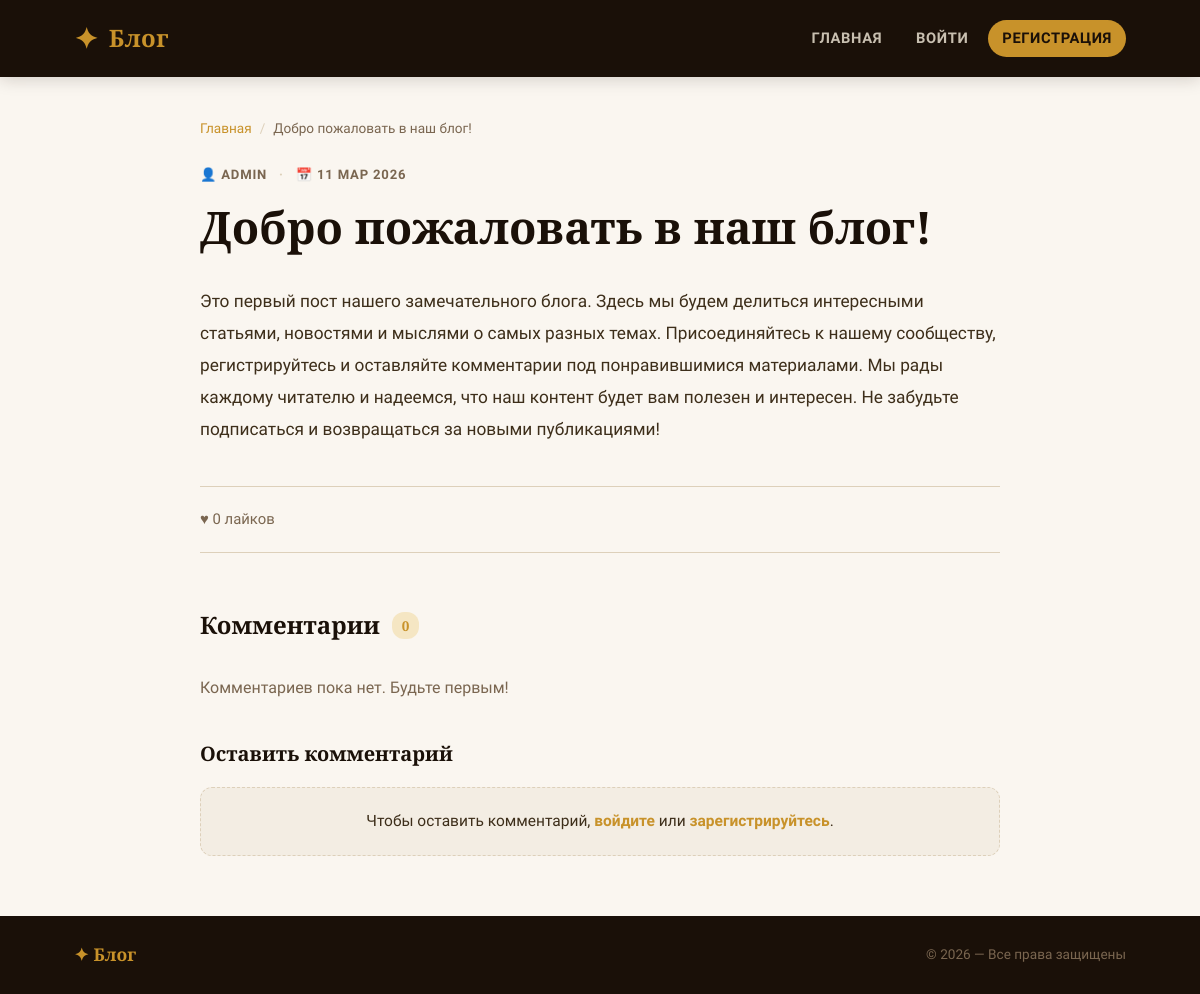
The page /post.php?id=1 on the database its author committed.
### tables this page shows
CREATE TABLE IF NOT EXISTS posts (
    id INT AUTO_INCREMENT PRIMARY KEY,
    title VARCHAR(255) NOT NULL,
    content TEXT NOT NULL,
    image VARCHAR(255) DEFAULT NULL,
    author_id INT NOT NULL,
    likes INT DEFAULT 0,
    created_at TIMESTAMP DEFAULT CURRENT_TIMESTAMP,
    updated_at TIMESTAMP DEFAULT CURRENT_TIMESTAMP ON UPDATE CURRENT_TIMESTAMP,
    FOREIGN KEY (author_id) REFERENCES users(id) ON DELETE CASCADE
);

CREATE TABLE IF NOT EXISTS users (
    id INT AUTO_INCREMENT PRIMARY KEY,
    name VARCHAR(100) NOT NULL,
    email VARCHAR(255) NOT NULL UNIQUE,
    password VARCHAR(255) NOT NULL,
    role ENUM('user', 'admin') DEFAULT 'user',
    created_at TIMESTAMP DEFAULT CURRENT_TIMESTAMP
);

### includes/functions.php (called while the page is built, shortened)
<?php
function h($str) {
    return htmlspecialchars($str, ENT_QUOTES, 'UTF-8');
}
function isLoggedIn() {
    return isset($_SESSION['user_id']);
}
function formatDate($dateStr) {
    $date = new DateTime($dateStr);
    $months = ['янв','фев','мар','апр','май','июн','июл','авг','сен','окт','ноя','дек'];
    return $date->format('d') . ' ' . $months[(int)$date->format('m') - 1] . ' ' . $date->format('Y');
}

### post.php (the view, shortened to what this page needs)
<?php
require_once 'includes/functions.php';
$id = (int)($_GET['id'] ?? 0);
$pdo = getDB();
$stmt = $pdo->prepare("
    SELECT p.*, u.name AS author_name
    FROM posts p JOIN users u ON p.author_id = u.id
    WHERE p.id = ?
");
$stmt->execute([$id]);
$post = $stmt->fetch();
$cStmt = $pdo->prepare("
    SELECT c.*, u.name AS user_name
    FROM comments c JOIN users u ON c.user_id = u.id
    WHERE c.post_id = ?
    ORDER BY c.created_at DESC
");
$cStmt->execute([$id]);
$comments = $cStmt->fetchAll();
$userLiked = false;
include 'includes/header.php';
?>
<div class="post-single">
    <div class="breadcrumb">
        <a href="index.php">Главная</a>
        <span class="breadcrumb-sep">/</span>
        <span><?= h(mb_strimwidth($post['title'], 0, 40, '…')) ?></span>
    </div>
    <article>
        <header class="post-header">
            <div class="post-meta" style="margin-bottom:14px;">
                <span>👤 <?= h($post['author_name']) ?></span>
                <span class="post-meta-dot">·</span>
                <span>📅 <?= formatDate($post['created_at']) ?></span>
            </div>
            <h1 class="post-title"><?= h($post['title']) ?></h1>
        </header>
        <div class="post-body">
            <?php
            $paragraphs = array_filter(explode("\n", $post['content']));
            foreach ($paragraphs as $para):
            ?>
            <p><?= h(trim($para)) ?></p>
            <?php endforeach; ?>
        </div>
        <div style="display:flex; align-items:center; gap:12px; padding: 20px 0; border-top:1px solid var(--border); border-bottom:1px solid var(--border); margin-bottom:40px;">
            <?php if (isLoggedIn()): ?>
            <button class="like-btn <?= $userLiked ? 'liked' : '' ?>" data-type="post" data-id="<?= $post['id'] ?>">
                <span class="heart">♥</span>
                <span class="like-count"><?= (int)$post['likes'] ?></span>
                <span><?= $userLiked ? 'Понравилось' : 'Нравится' ?></span>
            </button>
            <?php else: ?>
            <span style="color:var(--ink-light); font-size:0.93rem;">♥ <?= (int)$post['likes'] ?> лайков</span>
            <?php endif; ?>
        </div>
    </article>
    <section class="comments-section">
        <h2 class="comments-title">
            Комментарии
            <span class="comments-count"><?= count($comments) ?></span>
        </h2>
        <div id="comments-list">
            <?php if (empty($comments)): ?>
            <p id="no-comments" style="color:var(--ink-light);">Комментариев пока нет. Будьте первым!</p>
            <?php endif; ?>
        </div>
        <div class="comment-form-wrapper">
            <h3 class="comment-form-title">Оставить комментарий</h3>
            <?php if (isLoggedIn()): ?>
            <form id="comment-form">
                <input type="hidden" name="post_id" value="<?= $post['id'] ?>">
                <div class="form-group">
                    <textarea name="content" class="form-control" placeholder="Ваш комментарий…" rows="4" required maxlength="2000"></textarea>
                </div>
                <button type="submit" class="btn btn-primary">Отправить</button>
            </form>
            <?php else: ?>
            <div class="comment-login-notice">
                Чтобы оставить комментарий, <a href="login.php">войдите</a> или <a href="register.php">зарегистрируйтесь</a>.
            </div>
            <?php endif; ?>
        </div>
    </section>
</div>
<?php include 'includes/footer.php'; ?>

### assets/css/style.css (style rules this page uses)
:root { --ink: #1a1008; --ink-mid: #3d2e1a; --ink-light: #7a6650; --parchment: #faf6f0; --cream: #f3ede3; --warm-white: #fff9f3; --gold: #c8922a; --gold-light: #e8b84b; --gold-pale: #f5e6c3; --rust: #b04a2f; --sage: #5a7a5f; --border: #ddd0ba; --shadow: rgba(26,16,8,0.10); --shadow-md: rgba(26,16,8,0.18); --radius: 4px; --radius-lg: 12px; --font-display: 'Playfair Display', Georgia, serif; --font-body: 'Source Sans 3', 'Segoe UI', sans-serif; --transition: 0.22s ease; }
*, *::before, *::after { box-sizing: border-box; margin: 0; padding: 0; }
html { font-size: 16px; scroll-behavior: smooth; }
body { font-family: var(--font-body); background: var(--parchment); color: var(--ink); line-height: 1.7; min-height: 100vh; display: flex; flex-direction: column; }
a { color: var(--gold); text-decoration: none; transition: color var(--transition); }
.post-meta { display: flex; align-items: center; gap: 12px; flex-wrap: wrap; font-size: 0.82rem; color: var(--ink-light); font-weight: 600; text-transform: uppercase; letter-spacing: 0.06em; }
.post-meta-dot { color: var(--border); }
.post-single { max-width: 800px; margin: 0 auto; }
.post-header { margin-bottom: 32px; }
.post-title { font-family: var(--font-display); font-size: clamp(1.8rem, 4vw, 2.8rem); font-weight: 900; line-height: 1.2; color: var(--ink); margin-bottom: 16px; }
.post-body { font-size: 1.08rem; line-height: 1.85; color: var(--ink-mid); margin-bottom: 40px; }
.post-body p { margin-bottom: 1.2em; }
.comments-section { margin-top: 52px; }
.comments-title { font-family: var(--font-display); font-size: 1.5rem; font-weight: 700; margin-bottom: 28px; display: flex; align-items: center; gap: 12px; }
.comments-count { font-size: 0.85rem; font-weight: 600; background: var(--gold-pale); color: var(--gold); padding: 2px 10px; border-radius: 12px; }
.comment-form-wrapper { margin-top: 36px; }
.comment-form-title { font-family: var(--font-display); font-size: 1.25rem; font-weight: 700; margin-bottom: 16px; }
.comment-login-notice { background: var(--cream); border: 1px dashed var(--border); border-radius: var(--radius-lg); padding: 20px 24px; text-align: center; color: var(--ink-mid); font-size: 0.97rem; }
.comment-login-notice a { font-weight: 700; }
.breadcrumb { font-size: 0.85rem; color: var(--ink-light); margin-bottom: 24px; display: flex; align-items: center; gap: 8px; flex-wrap: wrap; }
.breadcrumb a { color: var(--gold); }
.breadcrumb-sep { color: var(--border); }

### rows shown on the page
posts: title "Добро пожаловать в наш блог!", author.name "ADMIN", created_at "11 МАР 2026", content "Это первый пост нашего замечательного блога. Здесь мы будем делиться интересными статьями, новостями и мыслями о самых разных темах. Присоединяйтесь к нашему сообществу, регистрируйтесь и оставляйте комментарии под понравившимися материалами. Мы рады каждому читателю и надеемся, что наш контент будет вам полезен и интересен. Не забудьте подписаться и возвращаться за новыми публикациями!", likes "0"

### other values the page prints
count($comments) "0"
